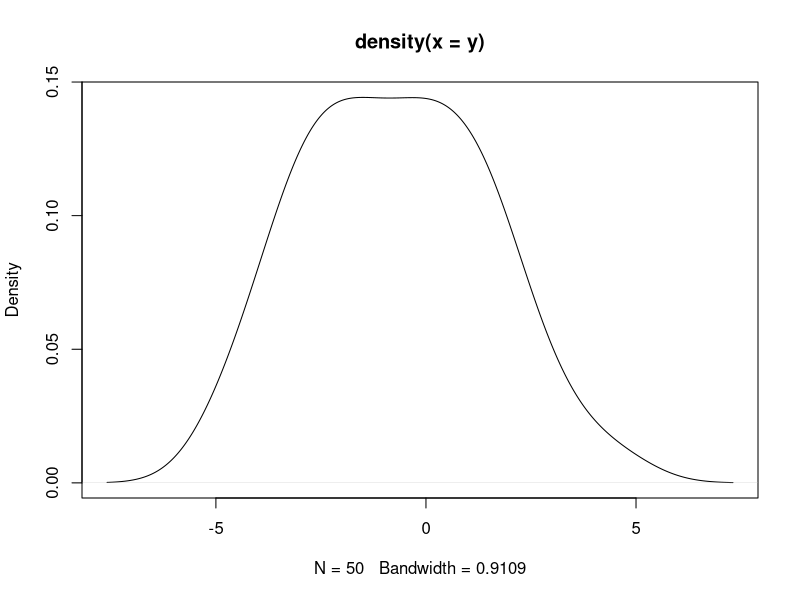
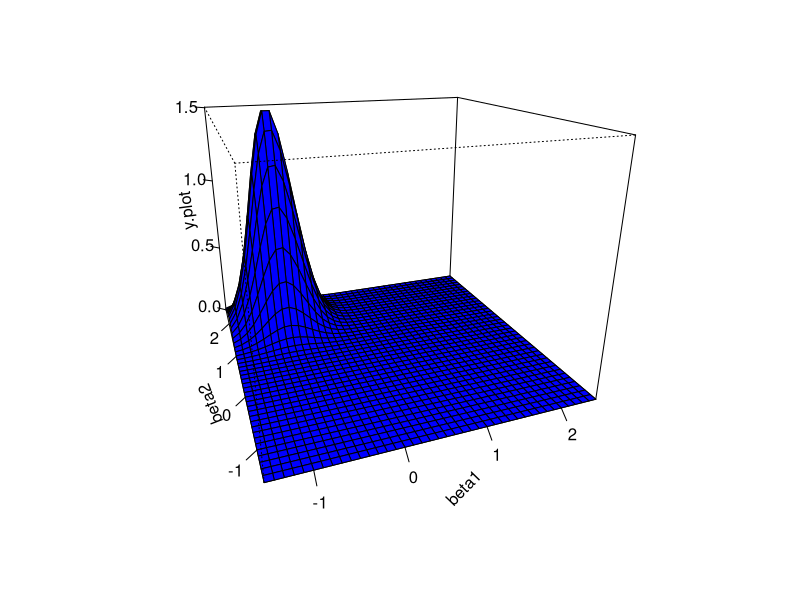

These figures' R source, in order:
## Practical exercise 3: Linear regression with empirical Bayes estimation for hyperparameters
rm(list=ls())
library(matrixcalc)

# Generate data
set.seed(123)
beta=c(-1,2)
phi=0.5
n=50
p=2
X = cbind(1, replicate(p-1, rnorm(n)))         # Generate x
y = X %*% beta  + rnorm(n, sd = sqrt(1/phi)) # Generate y
# Look at density
plot(density(y))

# Initialize
a0=b0=0.001
E_kappa = a0/b0 # Initial value
# Initial value
phi_hat =0.2
a = a0+p/2
more=TRUE
more_phi = TRUE
XX = crossprod(X,X)
Xy = crossprod(X,y)
yy = c(crossprod(y))
eps=0.0001
m_old = c(1000,1000)
phi_old = 1000

while(more_phi){
  # E-step
  while(more){
    S = solve(diag(E_kappa, p) + phi_hat * XX)
    m = phi_hat * S %*% Xy
    E_betabeta =  as.numeric(crossprod(m) + matrixcalc::matrix.trace(S))
    b = b0 + 0.5 * E_betabeta
    E_kappa = a / b
    # Assessing convergence by variational factors (can also use ELBO)
    if(sum((m-m_old)^2)<eps){
      more =FALSE
    }
    m_old = m
  }
  # M-step
  phi_hat = as.numeric(n/(yy + matrixcalc::matrix.trace(XX%*%(m%*%t(m) + S)) - 2*t(m)%*%Xy))
  # Check for convergence
  more_phi = abs(phi_old-phi_hat) >= eps
  phi_old = phi_hat
}

# Resulting estimate for phi
phi_hat

# Visualise bivariate Gaussian approximation for coefficients
library(mnormt)
set.seed(0)
beta1 = seq(-1.5, 2.5, 0.1)
beta2 = seq(-1.5, 2.5, 0.1)
f = function(beta1, beta2) dmnorm(cbind(beta1, beta2), c(m), S)
y.plot = outer(beta1, beta2, f)
# Create surface plot
persp(beta1, beta2, y.plot, theta=-20, phi=20, col = 'blue',
      expand=0.8, ticktype='detailed')
